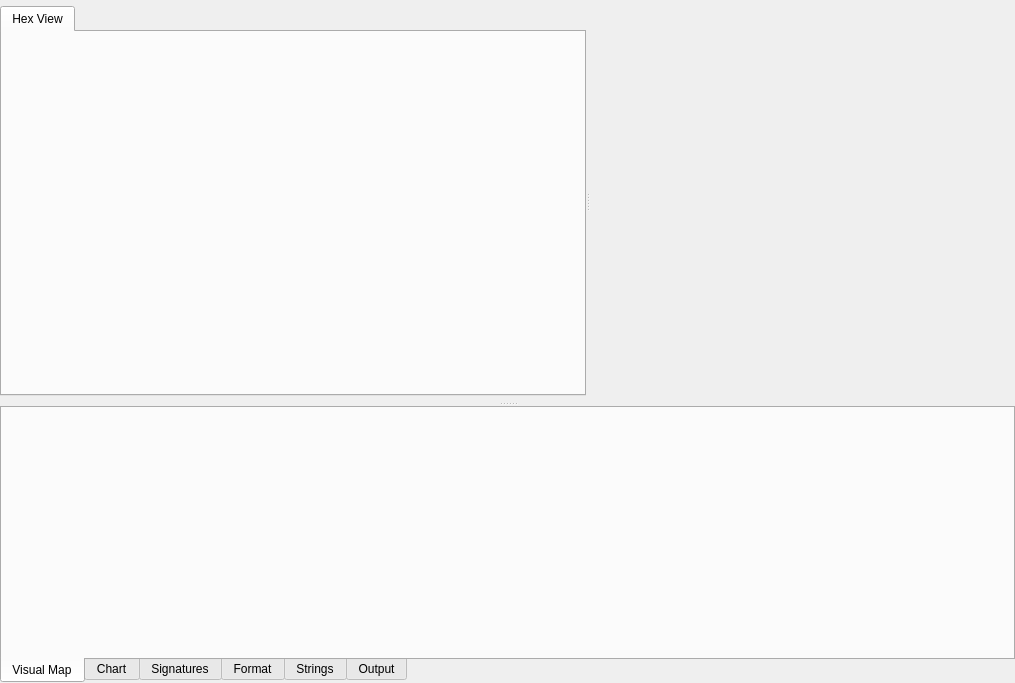
<?xml version="1.0" encoding="UTF-8"?>
<ui version="4.0">
 <class>HexView</class>
 <widget class="QWidget" name="HexView">
  <property name="geometry">
   <rect>
    <x>0</x>
    <y>0</y>
    <width>1015</width>
    <height>683</height>
   </rect>
  </property>
  <property name="windowTitle">
   <string>Form</string>
  </property>
  <layout class="QVBoxLayout" name="verticalLayout_2">
   <property name="leftMargin">
    <number>0</number>
   </property>
   <property name="topMargin">
    <number>0</number>
   </property>
   <property name="rightMargin">
    <number>0</number>
   </property>
   <property name="bottomMargin">
    <number>0</number>
   </property>
   <item>
    <widget class="QSplitter" name="vSplitter">
     <property name="orientation">
      <enum>Qt::Vertical</enum>
     </property>
     <widget class="QWidget" name="layoutWidget">
      <layout class="QVBoxLayout" name="verticalLayout" stretch="0,1,0">
       <item>
        <widget class="QWidget" name="tbContainer" native="true"/>
       </item>
       <item>
        <widget class="QSplitter" name="hSplitter">
         <property name="orientation">
          <enum>Qt::Horizontal</enum>
         </property>
         <widget class="QTabWidget" name="tabView">
          <property name="styleSheet">
           <string notr="true"/>
          </property>
          <property name="currentIndex">
           <number>0</number>
          </property>
          <widget class="QWidget" name="tabHexView">
           <attribute name="title">
            <string>Hex View</string>
           </attribute>
           <layout class="QHBoxLayout" name="horizontalLayout">
            <property name="leftMargin">
             <number>0</number>
            </property>
            <property name="topMargin">
             <number>0</number>
            </property>
            <property name="rightMargin">
             <number>0</number>
            </property>
            <property name="bottomMargin">
             <number>0</number>
            </property>
            <item>
             <widget class="BinaryNavigator" name="binaryNavigator" native="true">
              <property name="minimumSize">
               <size>
                <width>128</width>
                <height>0</height>
               </size>
              </property>
              <property name="maximumSize">
               <size>
                <width>128</width>
                <height>16777215</height>
               </size>
              </property>
             </widget>
            </item>
            <item>
             <widget class="QHexEdit" name="hexEdit" native="true">
              <property name="contextMenuPolicy">
               <enum>Qt::CustomContextMenu</enum>
              </property>
             </widget>
            </item>
           </layout>
          </widget>
         </widget>
         <widget class="DataTypesWidget" name="dataTypesWidget" native="true">
          <property name="minimumSize">
           <size>
            <width>0</width>
            <height>0</height>
           </size>
          </property>
          <property name="baseSize">
           <size>
            <width>0</width>
            <height>0</height>
           </size>
          </property>
         </widget>
        </widget>
       </item>
       <item>
        <widget class="ActionWidget" name="actionWidget" native="true"/>
       </item>
      </layout>
     </widget>
     <widget class="QTabWidget" name="tabWidget">
      <property name="tabPosition">
       <enum>QTabWidget::South</enum>
      </property>
      <property name="tabShape">
       <enum>QTabWidget::Rounded</enum>
      </property>
      <property name="currentIndex">
       <number>0</number>
      </property>
      <widget class="VisualMapWidget" name="visualMapWidget">
       <attribute name="title">
        <string>Visual Map</string>
       </attribute>
      </widget>
      <widget class="ChartWidget" name="chartWidget">
       <attribute name="title">
        <string>Chart</string>
       </attribute>
      </widget>
      <widget class="SignaturesWidget" name="signaturesWidget">
       <attribute name="title">
        <string>Signatures</string>
       </attribute>
      </widget>
      <widget class="FormatWidget" name="formatWidget">
       <attribute name="title">
        <string>Format</string>
       </attribute>
      </widget>
      <widget class="StringsWidget" name="stringsWidget">
       <attribute name="title">
        <string>Strings</string>
       </attribute>
      </widget>
      <widget class="OutputWidget" name="tabOutput">
       <attribute name="title">
        <string>Output</string>
       </attribute>
      </widget>
     </widget>
    </widget>
   </item>
  </layout>
 </widget>
 <customwidgets>
  <customwidget>
   <class>QHexEdit</class>
   <extends>QWidget</extends>
   <header>qhexedit/qhexedit.h</header>
   <container>1</container>
  </customwidget>
  <customwidget>
   <class>DataTypesWidget</class>
   <extends>QWidget</extends>
   <header>views/hexview/datatypeswidget/datatypeswidget.h</header>
   <container>1</container>
  </customwidget>
  <customwidget>
   <class>BinaryNavigator</class>
   <extends>QWidget</extends>
   <header>views/hexview/binarynavigator/binarynavigator.h</header>
   <container>1</container>
  </customwidget>
  <customwidget>
   <class>ActionWidget</class>
   <extends>QWidget</extends>
   <header>actionwidget/actionwidget.h</header>
   <container>1</container>
  </customwidget>
  <customwidget>
   <class>ChartWidget</class>
   <extends>QWidget</extends>
   <header>views/hexview/chartwidget/chartwidget.h</header>
   <container>1</container>
  </customwidget>
  <customwidget>
   <class>StringsWidget</class>
   <extends>QWidget</extends>
   <header>views/hexview/stringswidget/stringswidget.h</header>
   <container>1</container>
  </customwidget>
  <customwidget>
   <class>SignaturesWidget</class>
   <extends>QWidget</extends>
   <header>views/hexview/signatureswidget/signatureswidget.h</header>
   <container>1</container>
  </customwidget>
  <customwidget>
   <class>FormatWidget</class>
   <extends>QWidget</extends>
   <header>views/hexview/formatwidget/formatwidget.h</header>
   <container>1</container>
  </customwidget>
  <customwidget>
   <class>VisualMapWidget</class>
   <extends>QWidget</extends>
   <header>views/hexview/visualmapwidget/visualmapwidget.h</header>
   <container>1</container>
  </customwidget>
  <customwidget>
   <class>OutputWidget</class>
   <extends>QWidget</extends>
   <header>views/hexview/outputwidget/outputwidget.h</header>
   <container>1</container>
  </customwidget>
 </customwidgets>
 <resources/>
 <connections/>
</ui>
